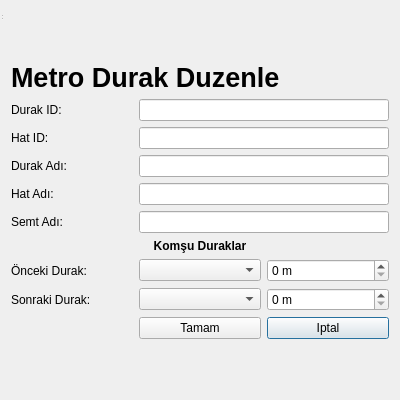
<?xml version="1.0" encoding="UTF-8"?>
<ui version="4.0">
 <class>DurakDuzMetro</class>
 <widget class="QDialog" name="DurakDuzMetro">
  <property name="geometry">
   <rect>
    <x>0</x>
    <y>0</y>
    <width>400</width>
    <height>400</height>
   </rect>
  </property>
  <property name="windowTitle">
   <string>Metro Durak Duzenle</string>
  </property>
  <layout class="QGridLayout" name="gridLayout_3">
   <item row="1" column="0">
    <layout class="QGridLayout" name="gridLayout_2">
     <item row="0" column="0">
      <spacer name="verticalSpacer_2">
       <property name="orientation">
        <enum>Qt::Vertical</enum>
       </property>
       <property name="sizeHint" stdset="0">
        <size>
         <width>20</width>
         <height>40</height>
        </size>
       </property>
      </spacer>
     </item>
     <item row="1" column="0">
      <layout class="QGridLayout" name="gridLayout">
       <item row="7" column="2">
        <widget class="QSpinBox" name="spnOKDMetre">
         <property name="suffix">
          <string> m</string>
         </property>
        </widget>
       </item>
       <item row="2" column="1" colspan="2">
        <widget class="QLineEdit" name="edtHatID"/>
       </item>
       <item row="5" column="0">
        <widget class="QLabel" name="lblSemtAdi">
         <property name="text">
          <string>Semt Adı:</string>
         </property>
        </widget>
       </item>
       <item row="4" column="0">
        <widget class="QLabel" name="lblHatAdi">
         <property name="text">
          <string>Hat Adı: </string>
         </property>
        </widget>
       </item>
       <item row="1" column="0">
        <widget class="QLabel" name="lblDurakID">
         <property name="text">
          <string>Durak ID:</string>
         </property>
        </widget>
       </item>
       <item row="7" column="1">
        <widget class="QComboBox" name="cmbOKDAdi"/>
       </item>
       <item row="9" column="2">
        <widget class="QPushButton" name="pshIpt">
         <property name="text">
          <string>Iptal</string>
         </property>
        </widget>
       </item>
       <item row="3" column="1" colspan="2">
        <widget class="QLineEdit" name="edtDurakAdi"/>
       </item>
       <item row="0" column="0" colspan="3">
        <widget class="QLabel" name="lblMDE">
         <property name="font">
          <font>
           <pointsize>20</pointsize>
           <weight>75</weight>
           <bold>true</bold>
          </font>
         </property>
         <property name="text">
          <string>Metro Durak Duzenle</string>
         </property>
        </widget>
       </item>
       <item row="5" column="1" colspan="2">
        <widget class="QLineEdit" name="edtSemtAdi"/>
       </item>
       <item row="4" column="1" colspan="2">
        <widget class="QLineEdit" name="edtHatAdi"/>
       </item>
       <item row="1" column="1" colspan="2">
        <widget class="QLineEdit" name="edtDurakID"/>
       </item>
       <item row="9" column="1">
        <widget class="QPushButton" name="pshEkle">
         <property name="text">
          <string>Tamam</string>
         </property>
        </widget>
       </item>
       <item row="3" column="0">
        <widget class="QLabel" name="lblDurakAdi">
         <property name="text">
          <string>Durak Adı: </string>
         </property>
        </widget>
       </item>
       <item row="2" column="0">
        <widget class="QLabel" name="lblHatID">
         <property name="text">
          <string>Hat ID:</string>
         </property>
        </widget>
       </item>
       <item row="8" column="2">
        <widget class="QSpinBox" name="spnSKDMetre">
         <property name="suffix">
          <string> m</string>
         </property>
        </widget>
       </item>
       <item row="8" column="1">
        <widget class="QComboBox" name="cmbSKDAdi"/>
       </item>
       <item row="6" column="1">
        <widget class="QLabel" name="lblKD">
         <property name="font">
          <font>
           <weight>75</weight>
           <bold>true</bold>
          </font>
         </property>
         <property name="text">
          <string>Komşu Duraklar</string>
         </property>
         <property name="alignment">
          <set>Qt::AlignCenter</set>
         </property>
        </widget>
       </item>
       <item row="7" column="0">
        <widget class="QLabel" name="lblOD">
         <property name="text">
          <string>Önceki Durak:</string>
         </property>
        </widget>
       </item>
       <item row="8" column="0">
        <widget class="QLabel" name="lblSD">
         <property name="text">
          <string>Sonraki Durak:</string>
         </property>
        </widget>
       </item>
      </layout>
     </item>
     <item row="2" column="0">
      <spacer name="verticalSpacer">
       <property name="orientation">
        <enum>Qt::Vertical</enum>
       </property>
       <property name="sizeHint" stdset="0">
        <size>
         <width>20</width>
         <height>40</height>
        </size>
       </property>
      </spacer>
     </item>
    </layout>
   </item>
  </layout>
  <widget class="QStatusBar" name="statusbar">
   <property name="geometry">
    <rect>
     <x>0</x>
     <y>0</y>
     <width>3</width>
     <height>21</height>
    </rect>
   </property>
  </widget>
 </widget>
 <tabstops>
  <tabstop>edtDurakID</tabstop>
  <tabstop>edtHatID</tabstop>
  <tabstop>edtDurakAdi</tabstop>
  <tabstop>edtHatAdi</tabstop>
  <tabstop>edtSemtAdi</tabstop>
  <tabstop>cmbOKDAdi</tabstop>
  <tabstop>spnOKDMetre</tabstop>
  <tabstop>cmbSKDAdi</tabstop>
  <tabstop>spnSKDMetre</tabstop>
  <tabstop>pshEkle</tabstop>
  <tabstop>pshIpt</tabstop>
 </tabstops>
 <resources/>
 <connections/>
</ui>
